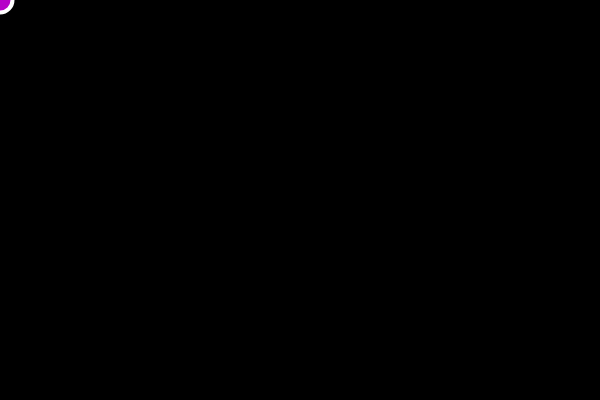
Frame 1 (no input)
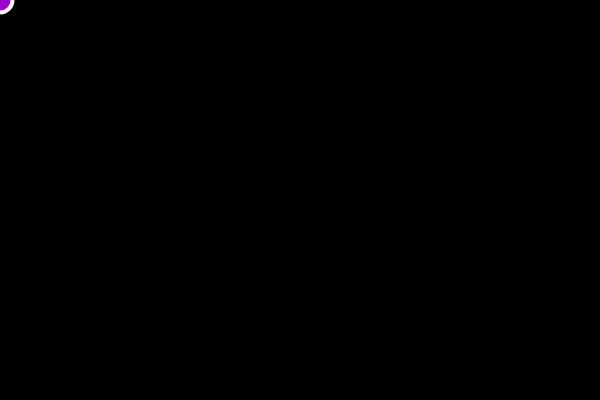
Frame 60 (no input)
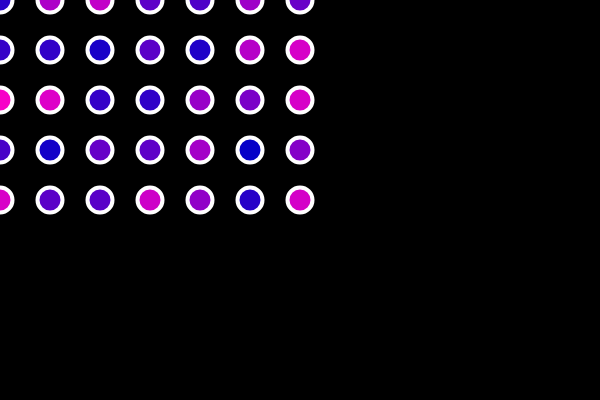
Frame 120 (the mouse pressed at the canvas centre since frame 60)

The p5.js sketch that drew these frames (run headless with seeded random() and noise() and a simulated clock; from frame 60 on, the mouse is pressed at the canvas centre):

// p5.js sketch
// ── sketch.js
// Video 4.1 discusses while and for loops
// Video 4.2 discusses nested loops

//while(boolean){}
//for(var; exit condition (x<value); iteration amount)

function setup() {
  createCanvas(600, 400);
}

function draw() {
  background(0);
  strokeWeight(4);
  stroke(255);
  var x = 0; // This is now a local variable and thus can only be used in draw
  //var y = 0;
  // while (x <= width) {
  //   ellipse(x,200,25,25);
  //   ellipse(300,x,25,25);
  //   x = x + 50;
  // }

  for (var x = 0; x <= mouseX; x = x + 50){
    for (var y = 0; y <= mouseY; y = y + 50){
      fill(random(255),0,200);
      ellipse(x,y,25,25);
      //fill(0,200,random(255));
      //ellipse(300,x,25,25);
    }
  }

  // ellipse(x,200,25,25);
  // x = x + 50;
  // ellipse(x,200,25,25);
  // x = x + 50;
  // ellipse(x,200,25,25);
  // x = x + 50;
  // ellipse(x,200,25,25);
  // x = x + 50;
  // ellipse(x,200,25,25);
  // x = x + 50;
  // ellipse(x,200,25,25);

}
